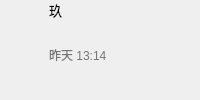
                   <widget class="QWidget" name="widget_72" native="true">
                    <property name="styleSheet">
                     <string notr="true">QWidget#widget_72{
	max-height:50px;
	min-height:50px;
}</string>
                    </property>
                    <layout class="QHBoxLayout" name="horizontalLayout_61" stretch="0,1">
                     <property name="spacing">
                      <number>9</number>
                     </property>
                     <property name="leftMargin">
                      <number>0</number>
                     </property>
                     <property name="topMargin">
                      <number>0</number>
                     </property>
                     <property name="rightMargin">
                      <number>0</number>
                     </property>
                     <property name="bottomMargin">
                      <number>10</number>
                     </property>
                     <item>
                      <widget class="QLabel" name="label_73">
                       <property name="styleSheet">
                        <string notr="true">QLabel{
	min-height:40px;
	min-width:40px;
	max-height:40px;
	max-width:40px;
	border-radius:20px;
	image: url(:/image/image/QQ图片20230507155745.png);
}</string>
                       </property>
                       <property name="text">
                        <string>&lt;a style='color: transparent; text-decoration: none;' href='http://qm.qq.com/cgi-bin/qm/qr?_wv=1027&amp;k=7CB6T1fCKJm1oeRDinMi9NchznX9aZip&amp;authKey=buKRtCyod06GEG8V59wRgIAG1XrHiwPq5I7o9criAEwvCdovEbtID%2BmhubT0ywQz&amp;noverify=0&amp;group_code=546747413'&gt;********&lt;/a&gt;</string>
                       </property>
                       <property name="openExternalLinks">
                        <bool>true</bool>
                       </property>
                      </widget>
                     </item>
                     <item>
                      <layout class="QVBoxLayout" name="verticalLayout_90">
                       <property name="spacing">
                        <number>0</number>
                       </property>
                       <property name="sizeConstraint">
                        <enum>QLayout::SetDefaultConstraint</enum>
                       </property>
                       <property name="leftMargin">
                        <number>0</number>
                       </property>
                       <property name="rightMargin">
                        <number>0</number>
                       </property>
                       <item>
                        <layout class="QHBoxLayout" name="horizontalLayout_62">
                         <property name="spacing">
                          <number>5</number>
                         </property>
                         <item>
                          <widget class="QLabel" name="label_124">
                           <property name="sizePolicy">
                            <sizepolicy hsizetype="Fixed" vsizetype="Preferred">
                             <horstretch>0</horstretch>
                             <verstretch>0</verstretch>
                            </sizepolicy>
                           </property>
                           <property name="cursor">
                            <cursorShape>ArrowCursor</cursorShape>
                           </property>
                           <property name="styleSheet">
                            <string notr="true"/>
                           </property>
                           <property name="text">
                            <string>&lt;a style='color: black; text-decoration: none; font-size: 13px;' href='http://qm.qq.com/cgi-bin/qm/qr?_wv=1027&amp;k=7CB6T1fCKJm1oeRDinMi9NchznX9aZip&amp;authKey=buKRtCyod06GEG8V59wRgIAG1XrHiwPq5I7o9criAEwvCdovEbtID%2BmhubT0ywQz&amp;noverify=0&amp;group_code=546747413'&gt;玖&lt;/a&gt;</string>
                           </property>
                           <property name="openExternalLinks">
                            <bool>true</bool>
                           </property>
                           <property name="textInteractionFlags">
                            <set>Qt::LinksAccessibleByMouse|Qt::TextSelectableByMouse</set>
                           </property>
                          </widget>
                         </item>
                         <item>
                          <widget class="QLabel" name="label_125">
                           <property name="styleSheet">
                            <string notr="true">QLabel{
	border:none;
	min-width:36px;
	max-width:36px;
	min-height:16px;
	max-height:16px;
	image: url(:/icon/icon/年费豪华黄钻9.png);
}</string>
                           </property>
                           <property name="text">
                            <string>&lt;a style='color: transparent; text-decoration: none;' href='https://vip.qzone.qq.com/'&gt;********&lt;/a&gt;</string>
                           </property>
                           <property name="openExternalLinks">
                            <bool>true</bool>
                           </property>
                           <property name="textInteractionFlags">
                            <set>Qt::LinksAccessibleByMouse</set>
                           </property>
                          </widget>
                         </item>
                         <item>
                          <spacer name="horizontalSpacer_15">
                           <property name="orientation">
                            <enum>Qt::Horizontal</enum>
                           </property>
                           <property name="sizeHint" stdset="0">
                            <size>
                             <width>0</width>
                             <height>20</height>
                            </size>
                           </property>
                          </spacer>
                         </item>
                        </layout>
                       </item>
                       <item>
                        <widget class="QLabel" name="label_126">
                         <property name="cursor">
                          <cursorShape>IBeamCursor</cursorShape>
                         </property>
                         <property name="styleSheet">
                          <string notr="true">QLabel{
	color: rgb(117, 117, 117);
}</string>
                         </property>
                         <property name="text">
                          <string>昨天 13:14</string>
                         </property>
                         <property name="textInteractionFlags">
                          <set>Qt::TextSelectableByMouse</set>
                         </property>
                        </widget>
                       </item>
                      </layout>
                     </item>
                    </layout>
                   </widget>
